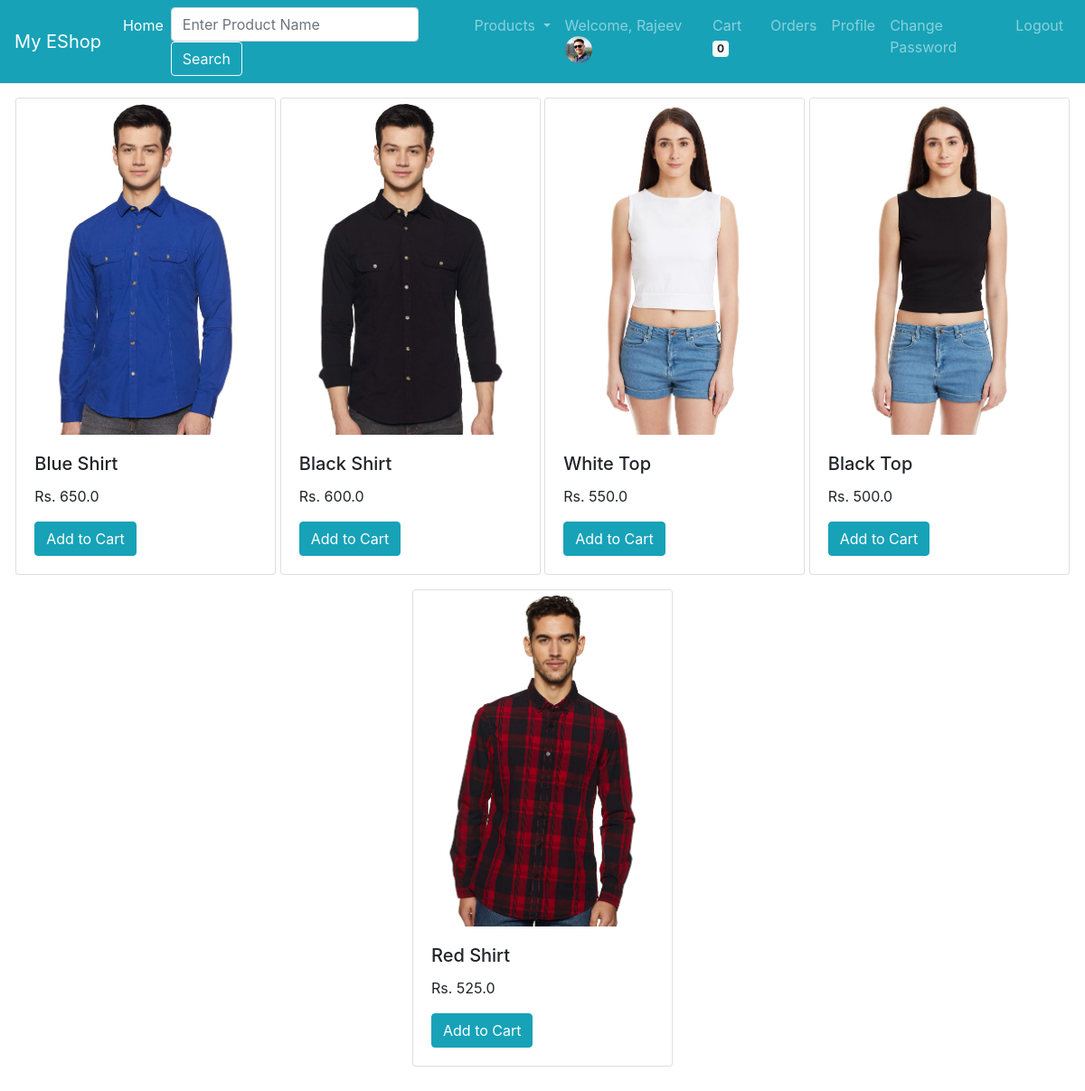
Screenshot of / (signed in) with the database file from the repository.
### account/models.py (models this page shows, shortened)
class Profile(models.Model):
    user = models.OneToOneField(User, on_delete=models.CASCADE)
    phone_number = models.CharField(max_length=15)
    address = models.TextField()
    image = models.ImageField(upload_to='profiles_pics', default='defaultprofilepic.jpg')
    password_reset_code = models.CharField(max_length=6,default="")

### store/models.py (models this page shows, shortened)
class Product(models.Model):
    name = models.CharField(max_length=100)
    price = models.FloatField()
    quantity = models.IntegerField()
    description = models.TextField(default="")
    image = models.ImageField(upload_to='products_pics', default="")
    category = models.ForeignKey(Category, on_delete=models.CASCADE, default=1)

### store/views.py (the view)
# urls.py: path('', store_views.home_view),
def home_view(request):
    if 'cid' in request.GET:
        return render(request, 'home.html',
                      {'products': Product.objects.filter(category_id=request.GET['cid'])})
    else:
        return render(request, 'home.html', {'products': Product.objects.all()})

### store/views.py (called while the page is built)
def get_all_categories(request):
    return {'categories': Category.objects.all()}

def get_cart_items_count(request):
    return {
        'cart_items_count': Cart.objects.filter(user_id=request.user.id).aggregate(Sum('quantity'))['quantity__sum']}

### templates/home.html (shortened to what this page needs)
{% extends 'base.html'  %}
{% block content %}
    <div class="container-fluid">
      <div class="row mx-auto m-3">
          {% for product in products %}
              <div class="card mx-auto mb-3" style="width: 18rem;">
                <img src="{{ product.image.url }}" class="card-img-top">
                <div class="card-body">
                  <h5 class="card-title">{{ product.name }}</h5>
                  <p class="card-text">Rs. {{ product.price }}</p>
                  <form method="post" action="{% url 'addtocart' %}">
                    <input type="submit" class="btn btn-info" value="Add to Cart" />
                  </form>
                </div>
              </div>
          {% endfor %}
      </div>
    </div>
{% endblock %}

### templates/base.html (shortened to what this page needs)
<!doctype html>
<html lang="en">
  <head>
    {% load static %}
    <link rel="stylesheet" href="{% static 'css/bootstrap.min.css' %}" />
  </head>
    <body>
    <nav class="navbar navbar-expand-lg navbar-dark bg-info">
      <a class="navbar-brand" href="{% url 'home' %}">My EShop</a>
      <div class="collapse navbar-collapse" id="navbarSupportedContent">
          <ul class=" navbar-nav my-2 my-lg-0">
            <li class="nav-item active">
              <a class="nav-link" href="{% url 'home' %}">Home</a>
            </li>
            <li class="nav-item active">
              <form class="form-inline" action="{% url 'search' %}">
                <input class="form-control mr-sm-2" type="text" name="name" placeholder="Enter Product Name">
                <button class="btn btn-outline-light my-2 my-sm-0" type="submit">Search</button>
              </form>
            </li>
            <li class="nav-item dropdown">
              <a class="nav-link dropdown-toggle" href="#" id="navbarDropdown"
                 role="button" data-toggle="dropdown" aria-haspopup="true" aria-expanded="false">
                Products
              </a>
            </li>
            {% if request.user.is_authenticated %}
                <li class="nav-item">
                    <span class="nav-link">
                          Welcome, {{ request.user.first_name  }}
                            <img class="rounded-circle" height="30" src="{{ request.user.profile.image.url }}"/>
                    </span>
                </li>
                <li class="nav-item">
                 <a class="nav-link" href="{% url 'viewcart' %}">
                     Cart <span class="badge badge-light">
                        {% if cart_items_count %}
                            {{ cart_items_count }}
                        {% else %}
                            0
                        {% endif %}
                        </span>
                 </a>
              </li>
              <li class="nav-item">
                 <a class="nav-link" href="{% url 'vieworders' %}">Orders</a>
              </li>
              <li class="nav-item">
                 <a class="nav-link" href="{% url 'profile' %}">Profile</a>
              </li>
              <li class="nav-item">
                 <a class="nav-link" href="{% url 'changepassword' %}">Change Password</a>
              </li>
              <li class="nav-item">
                 <a class="nav-link" href="{% url 'logout' %}">Logout</a>
              </li>
            {% endif %}
          </ul>
      </div>
    </nav>
    {% block content %}
    {% endblock %}
    </body>
</html>

### rows the page displays
Product: image (picture), name "Blue Shirt", price "650.0"
Product: image (picture), name "Black Shirt", price "600.0"
Product: image (picture), name "White Top", price "550.0"
Product: image (picture), name "Black Top", price "500.0"
Product: image (picture), name "Red Shirt", price "525.0"

### other values shown
{{ request.user.first_name }} "Rajeev"
